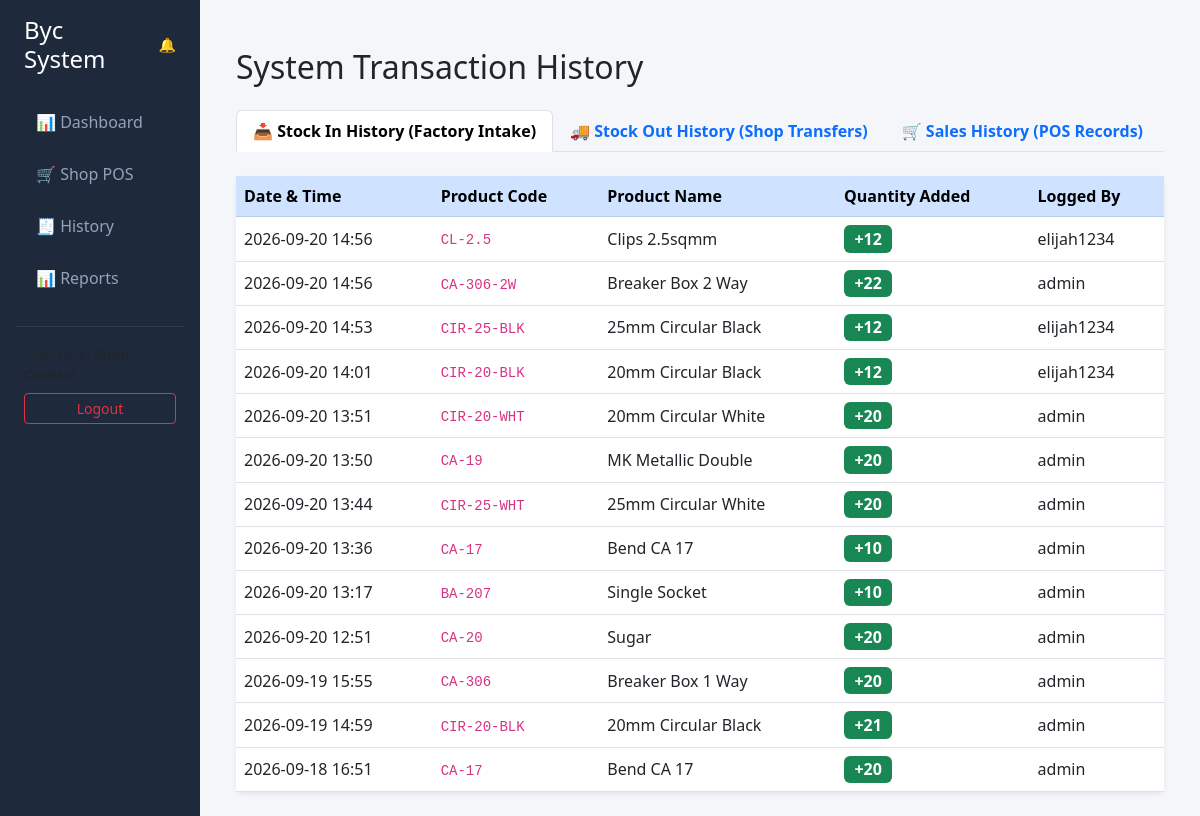
/sales-history/ (signed in), run on an earlier commit of the app's database.
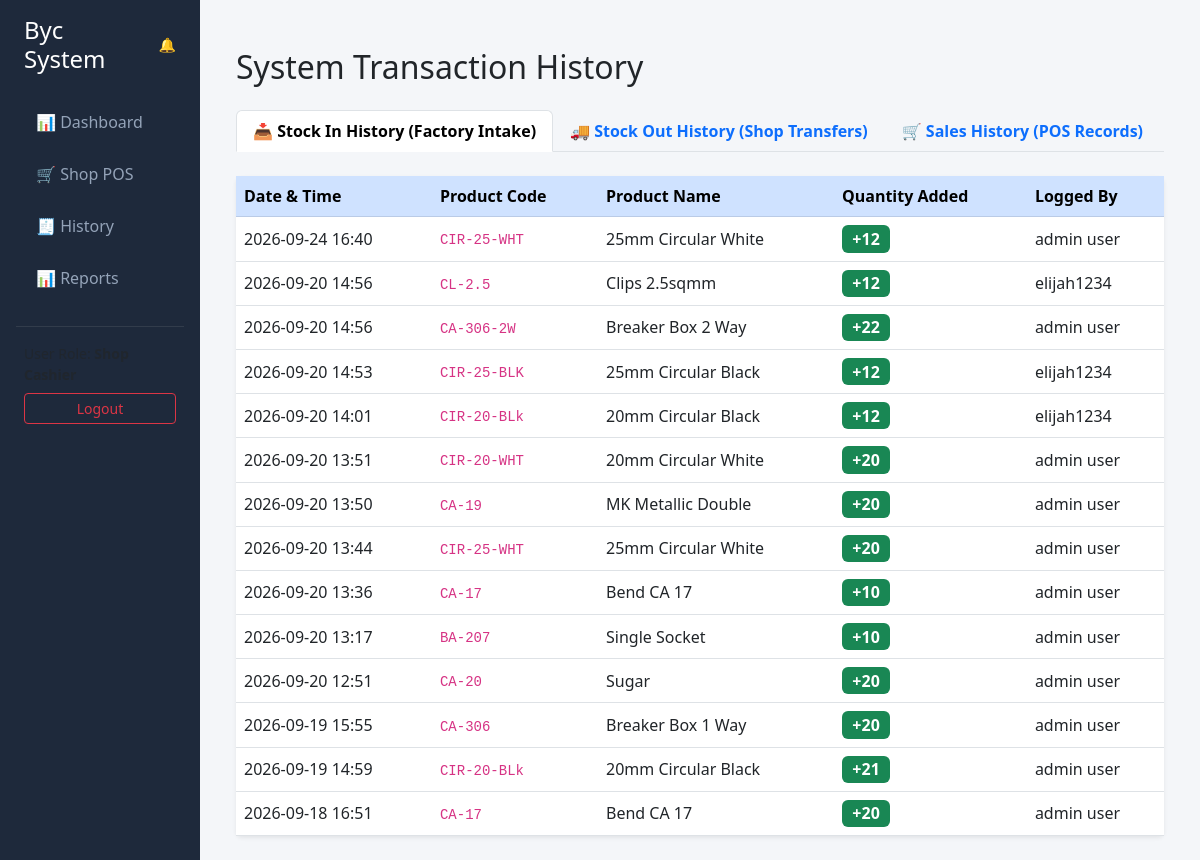
And on a later commit of the database.
### core/models.py (models this page shows, shortened)
class StockIn(models.Model):
    product = models.ForeignKey(Product, on_delete=models.CASCADE)
    quantity = models.PositiveIntegerField()
    created_at = models.DateTimeField(auto_now_add=True)
    created_by = models.ForeignKey(User, on_delete=models.SET_NULL, null=True, blank=True)

class Product(models.Model):
    product_code = models.CharField(max_length=50, unique=True)
    product_name = models.CharField(max_length=150)
    category = models.CharField(max_length=100, blank=True, null=True)
    min_stock_level = models.PositiveIntegerField(default=10)
    default_unit_price = models.DecimalField(max_digits=12, decimal_places=2, default=0.00)
    created_at = models.DateTimeField(auto_now_add=True)

class User(AbstractUser):
    ROLE_CHOICES = (
        ('admin', 'Administrator'),
        ('main_store', 'Main Store Manager'),
        ('shop', 'Shop Cashier'),
    )
    role = models.CharField(max_length=20, choices=ROLE_CHOICES, default='shop')
    @property
    def is_warehouse_staff(self):
        return self.is_superuser or self.role in ['main_store', 'admin']

### core/views.py (the view)
# urls.py: path('sales-history/', views.history_view, name='sales_history'),
@login_required
def history_view(request):
    stock_in_history = StockIn.objects.select_related('product', 'created_by').order_by('-created_at')
    stock_out_history = StockOut.objects.select_related('product', 'created_by').order_by('-created_at')
    sales_history = Sale.objects.select_related('customer', 'cashier').prefetch_related('items__product').order_by('-created_at')
    return render(request, 'core/history.html', {
        'stock_in_history': stock_in_history,
        'stock_out_history': stock_out_history,
        'sales_history': sales_history,
    })

### core/templates/core/history.html (shortened to what this page needs)
{% extends 'core/base.html' %}
{% block content %}
<div class="container mt-4">
    <h2 class="mb-4">System Transaction History</h2>
    <ul class="nav nav-tabs mb-4" id="historyTabs" role="tablist">
        <li class="nav-item" role="presentation">
            <button class="nav-link active fw-bold" id="stock-in-tab" data-bs-toggle="tab" data-bs-target="#stock-in" type="button" role="tab">
                📥 Stock In History (Factory Intake)
            </button>
        </li>
        <li class="nav-item" role="presentation">
            <button class="nav-link fw-bold" id="stock-out-tab" data-bs-toggle="tab" data-bs-target="#stock-out" type="button" role="tab">
                🚚 Stock Out History (Shop Transfers)
            </button>
        </li>
        <li class="nav-item" role="presentation">
            <button class="nav-link fw-bold" id="sales-history-tab" data-bs-toggle="tab" data-bs-target="#sales-history" type="button" role="tab">
                🛒 Sales History (POS Records)
            </button>
        </li>
    </ul>
    <div class="tab-content" id="historyTabsContent">
        <div class="tab-pane fade show active" id="stock-in" role="tabpanel">
            <div class="card shadow-sm border-0">
                <div class="card-body p-0">
                    <div class="table-responsive">
                        <table class="table table-hover align-middle mb-0">
                            <thead class="table-primary">
                                <tr>
                                    <th>Date & Time</th>
                                    <th>Product Code</th>
                                    <th>Product Name</th>
                                    <th>Quantity Added</th>
                                    <th>Logged By</th>
                                </tr>
                            </thead>
                            <tbody id="stock-in-tbody">
                                {% for item in stock_in_history %}
                                <tr>
                                    <td>{{ item.created_at|date:"Y-m-d H:i" }}</td>
                                    <td><code>{{ item.product.product_code|default:"N/A" }}</code></td>
                                    <td>{{ item.product.product_name }}</td>
                                    <td><span class="badge bg-success fs-6">+{{ item.quantity }}</span></td>
                                    <td>{{ item.created_by.username|default:"System" }}</td>
                                </tr>
                                {% empty %}
                                <tr>
                                    <td colspan="5" class="text-center text-muted py-4">No Stock In records found.</td>
                                </tr>
                                {% endfor %}
                            </tbody>
                        </table>
                    </div>
                </div>
            </div>
        </div>
    </div>
</div>
{% endblock %}

### core/templates/core/base.html (shortened to what this page needs)
<!DOCTYPE html>
<html lang="en">
<head>
    <link href="https://cdn.jsdelivr.net/npm/bootstrap@5.3.0/dist/css/bootstrap.min.css" rel="stylesheet">
</head>
<body>
    <div class="container-fluid">
        <div class="row">
            <nav class="col-md-2 d-none d-md-block sidebar p-3">
                <div class="d-flex justify-content-between align-items-center mb-4">
                    <h4 class="text-white mb-0 ps-2">{% block brand_desktop %}Byc System{% endblock %}</h4>
                    <div class="dropdown">
                        <button class="btn btn-outline-secondary btn-sm position-relative text-white border-0 notif-toggle-btn" type="button" id="desktopNotifDropdown" data-bs-toggle="dropdown" aria-expanded="false">
                            🔔
                        </button>
                    </div>
                </div>
                {% include 'core/includes/sidebar_links.html' %}
            </nav>
            <main class="col-md-10 ms-sm-auto px-md-4 py-4">
                {% block content %}{% endblock %}
            </main>
        </div>
    </div>
    <div id="toast-container" class="toast-container position-fixed bottom-0 end-0 p-3" style="z-index: 1100;"></div>
</body>
</html>

### core/templates/core/includes/sidebar_links.html (shortened to what this page needs)
<a href="{% url 'dashboard' %}" class="{% if request.resolver_match.url_name == 'dashboard' %}active{% endif %}">📊 Dashboard</a>
{% if user.is_superuser or user.role == 'shop' or user.role == 'SHOP' or user.role == 'admin' or user.role == 'ADMIN' or user.is_cashier %}
    <a href="{% url 'shop_pos' %}" class="{% if request.resolver_match.url_name == 'shop_pos' %}active{% endif %}">🛒 Shop POS</a>
{% endif %}
<a href="{% url 'history' %}" class="{% if request.resolver_match.url_name == 'history' %}active{% endif %}">🧾 History</a>
<a href="{% url 'reports' %}" class="{% if request.resolver_match.url_name == 'reports' %}active{% endif %}">📊 Reports</a>
<hr class="text-secondary mt-4">
<div class="px-2 text-muted small mb-2">User Role: <strong>{{ user.get_role_display|default:user.role }}</strong></div>
<form action="{% url 'logout' %}" method="post" class="px-2">
    <button type="submit" class="btn btn-sm btn-outline-danger w-100">Logout</button>
</form>

### core/templates/core/base.html (style rules this page uses)
body { background-color: #f4f6f9; font-family: 'Segoe UI', Tahoma, Geneva, Verdana, sans-serif; }
.sidebar { min-height: 100vh; background-color: #1e293b; color: #fff; }
.sidebar a, .offcanvas-body a { color: #94a3b8; text-decoration: none; padding: 12px 20px; display: block; border-radius: 6px; margin-bottom: 4px; transition: background-color 0.2s, color 0.2s; }

What changed in the data, as far as the page shows it:
added StockIn: created_at "2026-09-24 16:40", product.product_code "CIR-25-WHT", product.product_name "25mm Circular White", quantity "12", created_by.username "admin user"
changed through a linked row, StockIn "Breaker Box 2 Way": created_by.username "admin" → "admin user"
changed through a linked row, StockIn (number 5 of 14 on the later page): product.product_code "CIR-20-BLK" → "CIR-20-BLk"
changed through a linked row, StockIn "20mm Circular White": created_by.username "admin" → "admin user"
changed through a linked row, StockIn "MK Metallic Double": created_by.username "admin" → "admin user"
changed through a linked row, StockIn (number 8 of 14 on the later page): created_by.username "admin" → "admin user"
changed through a linked row, StockIn (number 9 of 14 on the later page): created_by.username "admin" → "admin user"
changed through a linked row, StockIn "Single Socket": created_by.username "admin" → "admin user"
changed through a linked row, StockIn "Sugar": created_by.username "admin" → "admin user"
changed through a linked row, StockIn "Breaker Box 1 Way": created_by.username "admin" → "admin user"
changed through a linked row, StockIn (number 13 of 14 on the later page): product.product_code "CIR-20-BLK" → "CIR-20-BLk"; created_by.username "admin" → "admin user"
changed through a linked row, StockIn (number 14 of 14 on the later page): created_by.username "admin" → "admin user"
